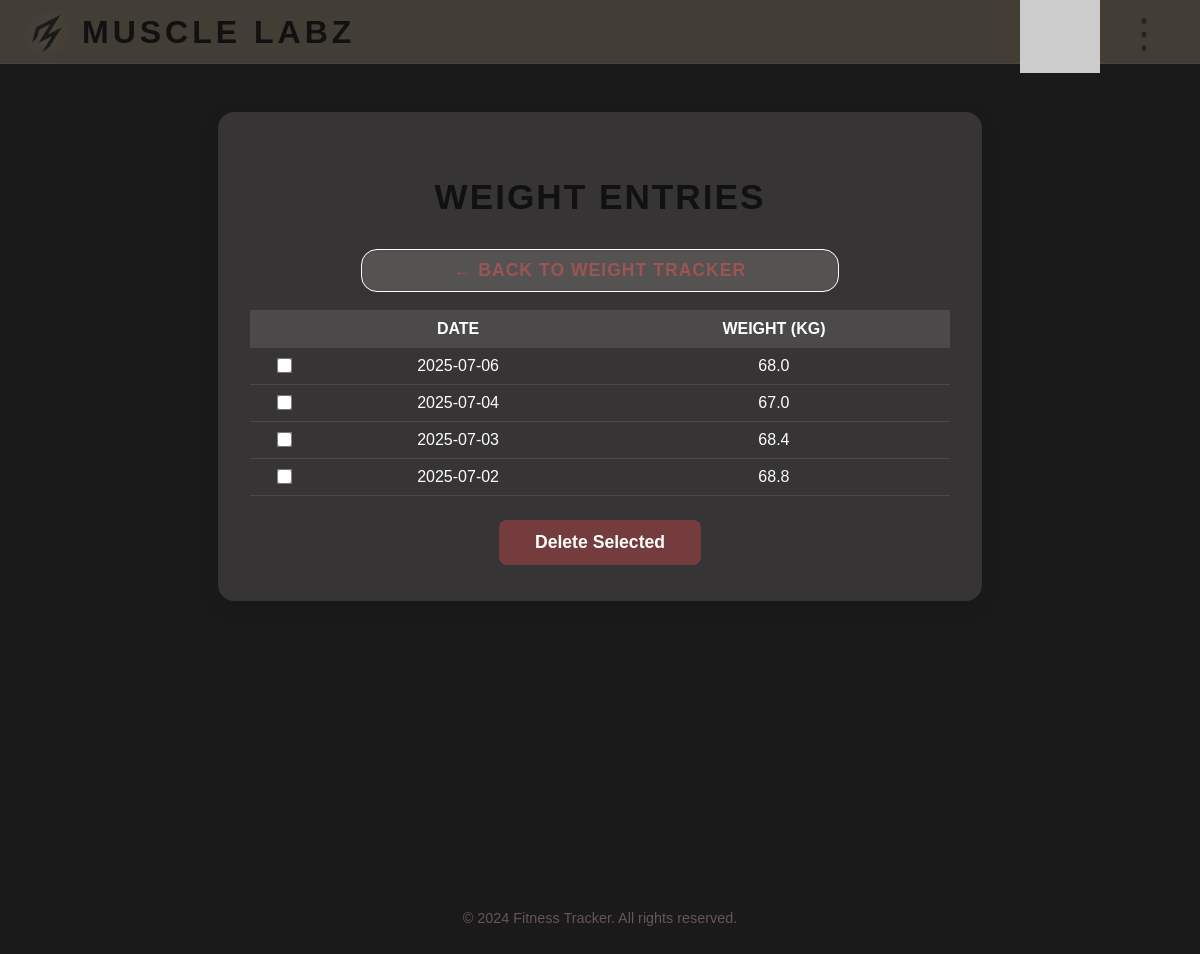
The page /weight/view (signed in) on the database its author committed.
### models.py (models this page shows)
class WeightTracking(db.Model):
    __tablename__ = 'weight_tracking'
    id = db.Column(db.Integer, primary_key=True)
    user_id = db.Column(db.Integer, db.ForeignKey('users.id'), nullable=False)
    weight = db.Column(db.Float, nullable=False)
    date = db.Column(db.Date, default=datetime.utcnow().date)
    created_at = db.Column(db.DateTime, default=datetime.utcnow)

### app.py (the view)
@app.route('/weight/view')
@login_required
def view_weight():
    user = current_user
    logs = WeightTracking.query.filter_by(user_id=user.id).order_by(WeightTracking.date.desc()).all()
    weight_logs = [{'id': w.id, 'date': w.date.strftime('%Y-%m-%d'), 'weight': float(w.weight)} for w in logs]
    return render_template('view_weight.html', weight_logs=weight_logs, user_data=user.user_data)

### app.py (called while the page is built)
def create_app(config_name='default'):
    app = Flask(__name__)
    app.config.from_object(config[config_name])
    try:
        os.makedirs(app.instance_path)
    except OSError:
        pass
    db.init_app(app)
    login_manager.init_app(app)
    login_manager.login_view = 'login'
    login_manager.login_message = 'Please log in to access this page.'
    @login_manager.user_loader
    def load_user(user_id):
        return User.query.get(int(user_id))
    return app

### templates/view_weight.html (shortened to what this page needs)
{% extends 'base.html' %}
{% block body_class %}weight-bg{% endblock %}
{% block content %}
<div class="page-center-wrapper">
    <div class="form-container" style="background:rgba(128,114,140,0.382);border-radius:16px;box-shadow:0 6px 24px rgba(0,0,0,0.08);padding:36px 32px;max-width:700px;margin:48px auto 32px auto;">
        <h2 style="color:#fff;font-family:'Aquire',Arial,sans-serif;letter-spacing:2px;text-align:center;">WEIGHT ENTRIES</h2>
        <a href="{{ url_for('weight') }}" class="btn" style="display:block;background:rgba(255,255,255,0.08);color:rgb(156, 84, 84);border:1.2px solid #fff;padding:10px 28px;border-radius:16px;font-size:1.1em;font-family:'Aquire',Arial,sans-serif;box-shadow:0 2px 12px rgba(0,0,0,0.04);margin:0 auto 18px auto;backdrop-filter:blur(2px);transition:background 0.2s;letter-spacing:1px;width:60%;max-width:100%;text-align:center;">&#8592; Back to Weight Tracker</a>
        <form method="POST" action="{{ url_for('delete_weight_entries') }}">
        <table style="width:100%;margin-top:18px;border-collapse:collapse;color:#fff;">
            <thead>
                <tr style="background:rgba(255,255,255,0.10);color:#fff;">
                    <th style="padding:10px 0;"></th>
                    <th style="padding:10px 0;">Date</th>
                    <th style="padding:10px 0;">Weight (kg)</th>
                </tr>
            </thead>
            <tbody>
                {% for entry in weight_logs %}
                <tr style="border-bottom:1px solid rgba(255,255,255,0.10);">
                    <td style="padding:8px 0;text-align:center;"><input type="checkbox" name="weight_ids" value="{{ entry.id }}" style="transform:scale(1.2);"></td>
                    <td style="padding:8px 0;text-align:center;">{{ entry.date }}</td>
                    <td style="padding:8px 0;text-align:center;">{{ entry.weight }}</td>
                </tr>
                {% endfor %}
            </tbody>
        </table>
        <button type="submit" style="margin:24px auto 0 auto;display:block;background:rgb(116,60,60);color:white;font-weight:bold;padding:12px 36px;border:none;border-radius:8px;font-size:1.1em;">Delete Selected</button>
        </form>
    </div>
</div>
{% endblock %}

### static/css/style.css (style rules this page uses)
body, html { margin: 0; padding: 0; min-height: 100vh; height: auto; font-family: 'AquireLight', 'Aquire', Arial, sans-serif; background: var(--main-bg); color: var(--accent1); text-transform: uppercase; scroll-behavior: smooth; scrollbar-width: none; -ms-overflow-style: none; }
body.login-bg, html.login-bg, body.dashboard-bg, html.dashboard-bg, body.basic-info-bg, html.basic-info-bg, body.home-bg, .home-bg, html.home-bg, body.analytics-bg, body.workout-bg, body.hydration-bg, html.hydration-bg, body.weight-bg, html.weight-bg, body.bodyfat-bg, html.bodyfat-bg { background-color: #1a1a1a; background-repeat: no-repeat; background-position: center center; background-size: cover; min-height: 100vh; }
.weight-bg, body.weight-bg, html.weight-bg { background-image: url('/static/images/background6.png'); background-position: top center; width: 100vw; }
.page-center-wrapper { width: 100vw; min-height: 100vh; display: flex; flex-direction: column; align-items: center; justify-content: flex-start; box-sizing: border-box; padding-top: 32px; }
.form-container { background: #615d5d66 !important; backdrop-filter: blur(6px); -webkit-backdrop-filter: blur(6px); box-shadow: 0 4px 24px rgba(102,84,94,0.10); border-radius: 18px; padding: 2.5rem 2rem 2rem 2rem; width: 100%; max-width: 400px; text-align: center; font-family: 'AquireLight', Arial, sans-serif; margin-top: 16px; }
.form-container h2 { color: #111; font-size: 2.2em; font-weight: 900; margin-bottom: 2rem; text-transform: uppercase; letter-spacing: 2px; }
.btn { font-family: 'Aquire', Arial, sans-serif; display: inline-block; padding: 14px 32px; font-size: 1.2em; color: #fff; background: linear-gradient(135deg, #aa6f73 0%, #8b5a5a 100%); border: none; border-radius: 8px; text-decoration: none; font-weight: 900; cursor: pointer; transition: all 0.2s ease; text-transform: uppercase; letter-spacing: 1px; box-shadow: 0 4px 12px rgba(170,111,115,0.30); }
.form-container a { color: #aa6f73; text-decoration: none; font-weight: 700; transition: color 0.2s; }
:root { --main-bg: #2c2c2c; --accent1: #66545e; --accent2: #aa6f73; --accent3: #8b5a5a; --theme1: #141514; --theme2: #23241f; --theme3: #3e3c32; --theme4: #584b3e; --theme5: #766257; }
label, .form-container h2, .basic-info-container h2, .dashboard-container h2, .dashboard-container h3 { color: #111 !important; }
.btn, .modern-button, .welcome-btn { transition: all 0.2s ease; }

### rows shown on the page
WeightTracking: date "2025-07-06", weight "68.0"
WeightTracking: date "2025-07-04", weight "67.0"
WeightTracking: date "2025-07-03", weight "68.4"
WeightTracking: date "2025-07-02", weight "68.8"
